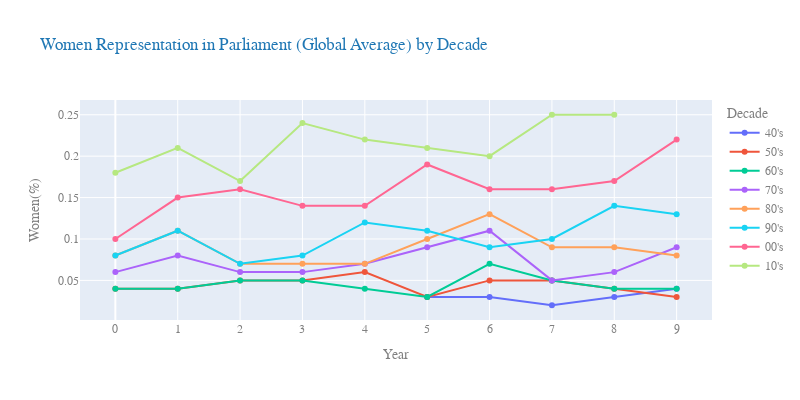

The notebook cell this image was saved under:
### Markdown cell above
### Yearly Global Average (1945 - 2018) by Decade

### Code cell
# Plotly line plot
fig = px.line(df_avg_year, x="year_in_decade", y="women_perc", color='decade', markers=True,
              title='Women Representation in Parliament (Global Average) by Decade',
              labels=dict(year_in_decade='Year', women_perc='Women(%)', decade='Decade')
)
fig.update_layout(
        font_family="Courier New",
        font_color="grey",
        title_font_family="Courier New",
        title_font_color="#1f77b4",
        legend_title_font_color="grey",
        autosize=False,
        width=800,
        height=400
        )
fig.update_xaxes(nticks=20)
fig.show()

### Figure 1 — Plotly figure (JSON) as saved in the notebook; plotly's stock layout.template omitted (floating-point values rounded to 4 significant figures)
{"data": [{"hovertemplate": "Decade=40's<br>Year=%{x}<br>Women(%)=%{y}<extra></extra>", "legendgroup": "40's", "line": {"color": "#636efa", "dash": "solid"}, "marker": {"symbol": "circle"}, "mode": "lines+markers", "name": "40's", "orientation": "v", "showlegend": true, "type": "scatter", "x": [5, 6, 7, 8, 9], "xaxis": "x", "y": [0.03, 0.03, 0.02, 0.03, 0.04], "yaxis": "y"}, {"hovertemplate": "Decade=50's<br>Year=%{x}<br>Women(%)=%{y}<extra></extra>", "legendgroup": "50's", "line": {"color": "#EF553B", "dash": "solid"}, "marker": {"symbol": "circle"}, "mode": "lines+markers", "name": "50's", "orientation": "v", "showlegend": true, "type": "scatter", "x": [0, 1, 2, 3, 4, 5, 6, 7, 8, 9], "xaxis": "x", "y": [0.04, 0.04, 0.05, 0.05, 0.06, 0.03, 0.05, 0.05, 0.04, 0.03], "yaxis": "y"}, {"hovertemplate": "Decade=60's<br>Year=%{x}<br>Women(%)=%{y}<extra></extra>", "legendgroup": "60's", "line": {"color": "#00cc96", "dash": "solid"}, "marker": {"symbol": "circle"}, "mode": "lines+markers", "name": "60's", "orientation": "v", "showlegend": true, "type": "scatter", "x": [0, 1, 2, 3, 4, 5, 6, 7, 8, 9], "xaxis": "x", "y": [0.04, 0.04, 0.05, 0.05, 0.04, 0.03, 0.07, 0.05, 0.04, 0.04], "yaxis": "y"}, {"hovertemplate": "Decade=70's<br>Year=%{x}<br>Women(%)=%{y}<extra></extra>", "legendgroup": "70's", "line": {"color": "#ab63fa", "dash": "solid"}, "marker": {"symbol": "circle"}, "mode": "lines+markers", "name": "70's", "orientation": "v", "showlegend": true, "type": "scatter", "x": [0, 1, 2, 3, 4, 5, 6, 7, 8, 9], "xaxis": "x", "y": [0.06, 0.08, 0.06, 0.06, 0.07, 0.09, 0.11, 0.05, 0.06, 0.09], "yaxis": "y"}, {"hovertemplate": "Decade=80's<br>Year=%{x}<br>Women(%)=%{y}<extra></extra>", "legendgroup": "80's", "line": {"color": "#FFA15A", "dash": "solid"}, "marker": {"symbol": "circle"}, "mode": "lines+markers", "name": "80's", "orientation": "v", "showlegend": true, "type": "scatter", "x": [0, 1, 2, 3, 4, 5, 6, 7, 8, 9], "xaxis": "x", "y": [0.08, 0.11, 0.07, 0.07, 0.07, 0.1, 0.13, 0.09, 0.09, 0.08], "yaxis": "y"}, {"hovertemplate": "Decade=90's<br>Year=%{x}<br>Women(%)=%{y}<extra></extra>", "legendgroup": "90's", "line": {"color": "#19d3f3", "dash": "solid"}, "marker": {"symbol": "circle"}, "mode": "lines+markers", "name": "90's", "orientation": "v", "showlegend": true, "type": "scatter", "x": [0, 1, 2, 3, 4, 5, 6, 7, 8, 9], "xaxis": "x", "y": [0.08, 0.11, 0.07, 0.08, 0.12, 0.11, 0.09, 0.1, 0.14, 0.13], "yaxis": "y"}, {"hovertemplate": "Decade=00's<br>Year=%{x}<br>Women(%)=%{y}<extra></extra>", "legendgroup": "00's", "line": {"color": "#FF6692", "dash": "solid"}, "marker": {"symbol": "circle"}, "mode": "lines+markers", "name": "00's", "orientation": "v", "showlegend": true, "type": "scatter", "x": [0, 1, 2, 3, 4, 5, 6, 7, 8, 9], "xaxis": "x", "y": [0.1, 0.15, 0.16, 0.14, 0.14, 0.19, 0.16, 0.16, 0.17, 0.22], "yaxis": "y"}, {"hovertemplate": "Decade=10's<br>Year=%{x}<br>Women(%)=%{y}<extra></extra>", "legendgroup": "10's", "line": {"color": "#B6E880", "dash": "solid"}, "marker": {"symbol": "circle"}, "mode": "lines+markers", "name": "10's", "orientation": "v", "showlegend": true, "type": "scatter", "x": [0, 1, 2, 3, 4, 5, 6, 7, 8], "xaxis": "x", "y": [0.18, 0.21, 0.17, 0.24, 0.22, 0.21, 0.2, 0.25, 0.25], "yaxis": "y"}], "layout": {"autosize": false, "font": {"color": "grey", "family": "Courier New"}, "height": 400, "legend": {"title": {"font": {"color": "grey"}, "text": "Decade"}, "tracegroupgap": 0}, "title": {"font": {"color": "#1f77b4", "family": "Courier New"}, "text": "Women Representation in Parliament (Global Average) by Decade"}, "width": 800, "xaxis": {"anchor": "y", "domain": [0, 1], "nticks": 20, "title": {"text": "Year"}}, "yaxis": {"anchor": "x", "domain": [0, 1], "title": {"text": "Women(%)"}}}}
